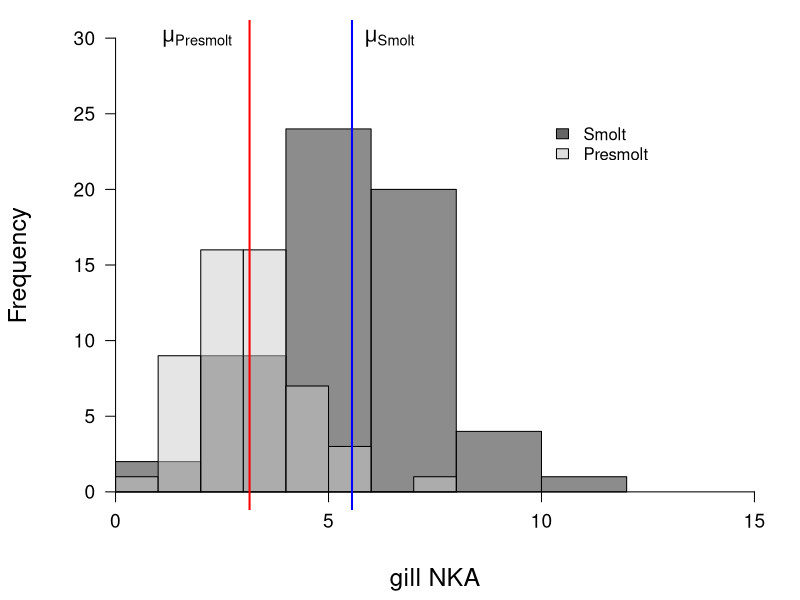

R code for this plot:
## ---- chunk 1

## ---- chunk 2
# Read in the data from comma-seperated text file
  smolts = read.csv('../../data/smolts.txt')

# Look at the first few rows of data
  head(smolts)
  
# Examine data structure  
  str(smolts)
## ---- chunk 3
# Make a vector of smolt gill NKA activities
smolt.nka <- smolts$nka[smolts$stage=='Smolt']

# Quick summary of the data
summary(smolt.nka)
## ---- chunk 4
# Make a vector of presmolt gill NKA activity     
presmolt.nka <- smolts$nka[smolts$stage=='Presmolt']

# Another quick data summary
summary(presmolt.nka)
## ---- chunk 5
# Set plot margins using `par`
par(mar=c(4.5, 4.5, 1, 1))

# Make a histogram of smolt nka
# activity (smolt.nka). The rgb
# color function allows us to
# specify an alpha channel for
# transparency.
hist(x=smolt.nka,
     col=rgb(red=0.1, green=0.1, blue=0.1, alpha = 0.5),
     xlim = c(0,15), ylim=c(0,30),
     main='',
     xlab='gill NKA',
     yaxt='n',
     xaxt='n',
     cex.lab=1.5
     )

# Add a second histogram for presmolt 
# nka activity (presmolt.nka)
# The argument 'add' lets us add this
# histogram to the first one.
hist(presmolt.nka,
     col=rgb(0.8,0.8,0.8,0.5),
     add=TRUE
     )

# Add x and y axes (x=side 1, y=side 2)
axis(side=1, pos=0, cex.axis=1.15)
axis(side=2, pos=0, las=2, cex.axis=1.15)

# Add vertical (v) lines for the group means
abline(v=mean(smolt.nka), col='blue', lwd=2)
abline(v=mean(presmolt.nka), col='red', lwd=2)

# Add text labels for each of the means 
# at the correct location. See the help
# file for `text` for clarification
text(x = mean(smolt.nka), y=30,
     expression(paste(mu['Smolt'])),
     adj=-.25, cex=1.25)
text(x = mean(presmolt.nka), y=30, 
     expression(paste(mu['Presmolt'])),
     adj=1.25, cex=1.25)

# Add a legend to the plot
legend(x=10, y=25,
       legend=c('Smolt', 'Presmolt'),
       fill=c('gray40', 'gray87'),
       col='black', bty='n')    
## ---- chunk 6
# Re-run the two-sample test
t.test(smolt.nka, presmolt.nka)    
## ---- chunk 7
smolts2 <- smolts[smolts$stage!='Postsmolt', ]
smolts2$stage <- as.character(smolts2$stage)
## ---- chunk 8
# Like this:
smolts2$rank[smolts2$osmolality>=400] <- 'high'
smolts2$rank[smolts2$osmolality<400] <- 'low'
